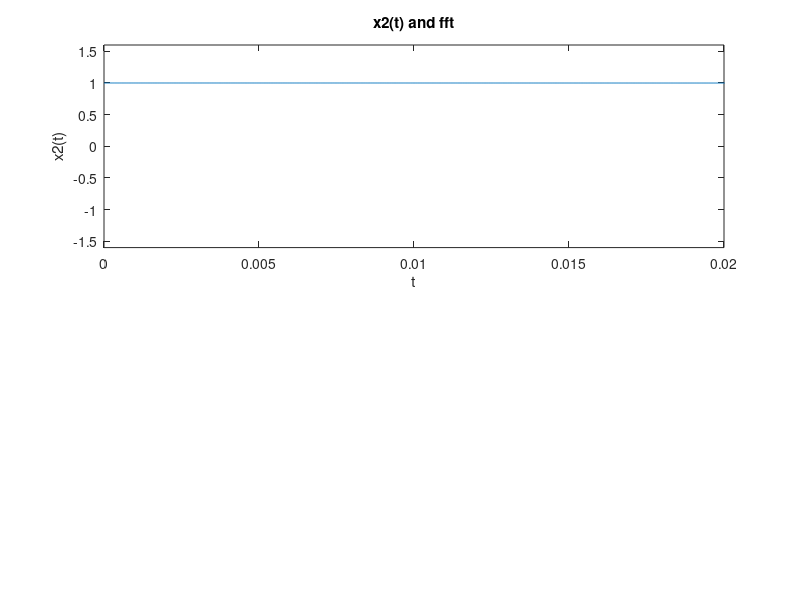

Here is the MATLAB script that generated this plot: (Note: this script raises an error after producing the figure.)
fs = 44100; % Sampling rate (44100 is CD quality)
Ts = 1/fs; % Step-size (resolution) of simulation 
t = 0:Ts:2-Ts; % 2 second time array
N = length(t); %length of time array
F = fs/N; %Frequency step-size
%f = (-fs/2):F:(fs/2)-F; %Your new frequency array!!!!!

X = sinc(t);
subplot(2,1,1),plot(t,X);
axis([0 0.02 -1.6 1.6]);
title('x2(t) and fft')
xlabel('t');
ylabel('x2(t)');

x2=ifftshift(ifft(x2))/N;
f=(-fs/2):F:(fs/2)-F;
subplot(2,1,2),plot(t,abs(x2));
axis([0.8 1.2 0 1.2]);
xlabel('t');
ylabel('fft');
